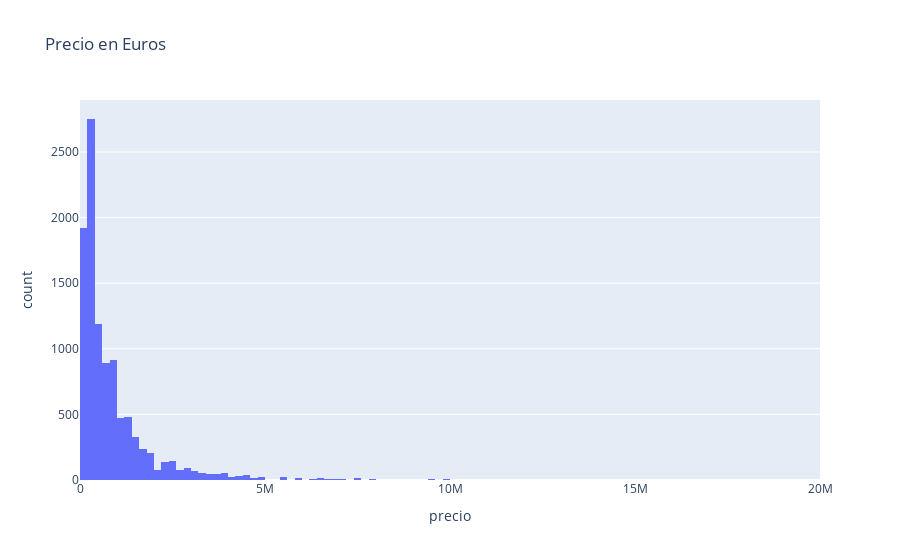

Source (notebook cell):
### Code cell
##HISTOGRAMA
fig = px.histogram(dfEDA,x="precio", nbins=100,title='Precio en Euros', labels={'value': 'Precio'})
fig.show()

### Figure 1 — Plotly figure (JSON) as saved in the notebook; plotly's stock layout.template omitted (floating-point values rounded to 4 significant figures; data arrays with more than 128 entries replaced by an {"elided": "..."} marker saying what was removed)
{"data": [{"alignmentgroup": "True", "bingroup": "x", "hovertemplate": "precio=%{x}<br>count=%{y}<extra></extra>", "legendgroup": "", "marker": {"color": "#636efa", "pattern": {"shape": ""}}, "name": "", "nbinsx": 100, "offsetgroup": "", "orientation": "v", "showlegend": false, "type": "histogram", "x": {"elided": "10421 int values"}, "xaxis": "x", "yaxis": "y"}], "layout": {"autosize": true, "barmode": "relative", "legend": {"tracegroupgap": 0}, "title": {"text": "Precio en Euros"}, "xaxis": {"anchor": "y", "autorange": true, "domain": [0, 1], "range": [-0.5, 20000000.0], "title": {"text": "precio"}, "type": "linear"}, "yaxis": {"anchor": "x", "autorange": true, "domain": [0, 1], "range": [0, 2896.0], "title": {"text": "count"}}}}
